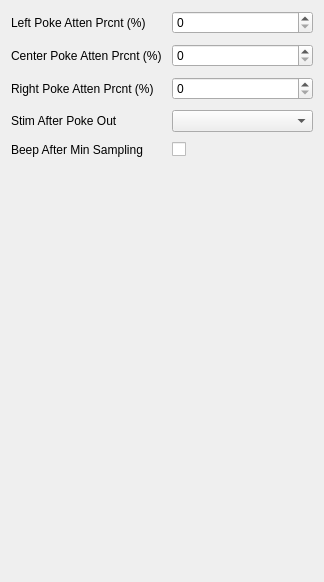
             <widget class="QWidget" name="lightIntensityScrollAreaWidgetContents">
              <property name="geometry">
               <rect>
                <x>0</x>
                <y>0</y>
                <width>324</width>
                <height>582</height>
               </rect>
              </property>
              <layout class="QGridLayout" name="gridLayout_25">
               <item row="0" column="0">
                <layout class="QFormLayout" name="lightIntensityFormLayout">
                 <property name="horizontalSpacing">
                  <number>10</number>
                 </property>
                 <property name="verticalSpacing">
                  <number>10</number>
                 </property>
                 <item row="0" column="0">
                  <widget class="QLabel" name="leftPokeAttenPrcntLabel">
                   <property name="text">
                    <string>Left Poke Atten Prcnt (%)</string>
                   </property>
                  </widget>
                 </item>
                 <item row="1" column="0">
                  <widget class="QLabel" name="centerPokeAttenPrcntLabel">
                   <property name="text">
                    <string>Center Poke Atten Prcnt (%)</string>
                   </property>
                  </widget>
                 </item>
                 <item row="2" column="0">
                  <widget class="QLabel" name="rightPokeAttenPrcntLabel">
                   <property name="text">
                    <string>Right Poke Atten Prcnt (%)</string>
                   </property>
                  </widget>
                 </item>
                 <item row="3" column="0">
                  <widget class="QLabel" name="stimAfterPokeOutLabel">
                   <property name="text">
                    <string>Stim After Poke Out</string>
                   </property>
                  </widget>
                 </item>
                 <item row="4" column="0">
                  <widget class="QLabel" name="beepAfterMinSamplingLabel">
                   <property name="text">
                    <string>Beep After Min Sampling</string>
                   </property>
                  </widget>
                 </item>
                 <item row="4" column="1">
                  <widget class="QCheckBox" name="beep_after_min_sampling"/>
                 </item>
                 <item row="2" column="1">
                  <widget class="QSpinBox" name="right_poke_atten_prcnt"/>
                 </item>
                 <item row="1" column="1">
                  <widget class="QSpinBox" name="center_poke_atten_prcnt"/>
                 </item>
                 <item row="0" column="1">
                  <widget class="QSpinBox" name="left_poke_atten_prcnt"/>
                 </item>
                 <item row="3" column="1">
                  <widget class="QComboBox" name="stim_after_poke_out"/>
                 </item>
                </layout>
               </item>
              </layout>
             </widget>
